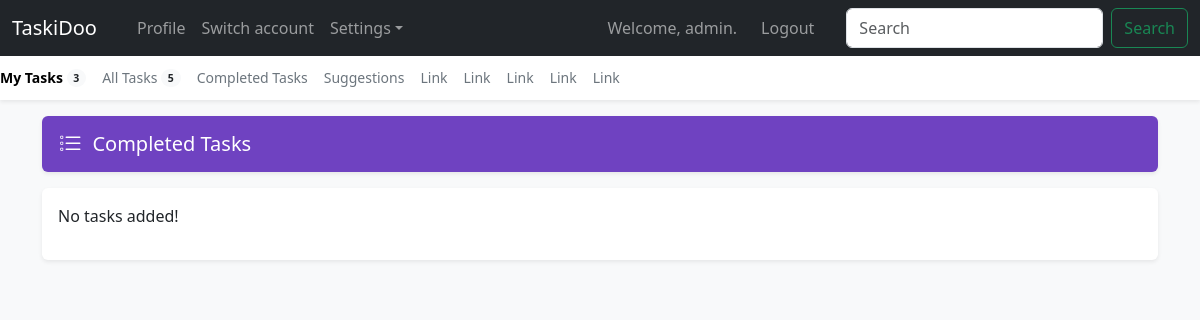
The app's page /completed_tasks/ (signed in), older data.
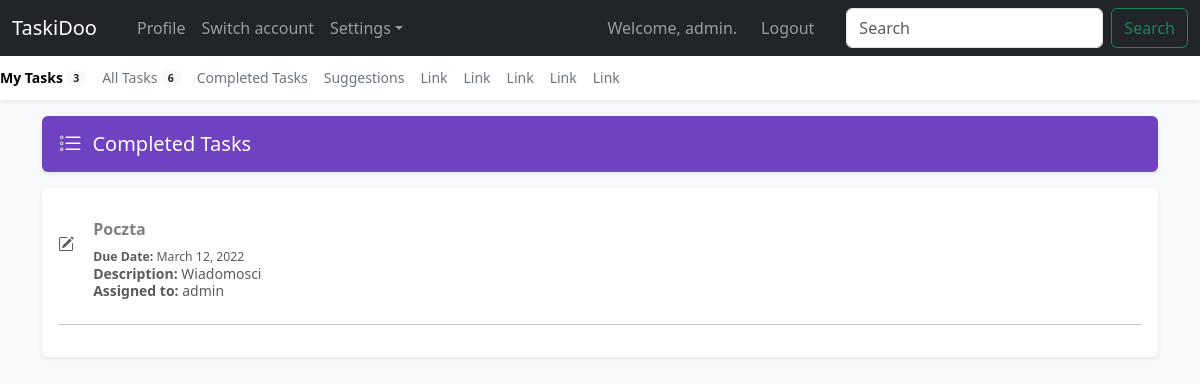
The same page, newer data.
### todo_apps/models.py (models this page shows, shortened)
class Task(models.Model):
    text_title = models.CharField(max_length=200)
    text_desc = models.TextField(max_length=10000, default='')
    date_added = models.DateTimeField(auto_now_add=True)
    owner = models.ForeignKey(User, on_delete=models.CASCADE)
    comment = models.TextField(max_length=10000, default='')
    date_due = models.DateField()
    status = models.BooleanField(default=False)

### todo_apps/views.py (the view)
# urls.py: path('completed_tasks/', views.completed_tasks, name="completed_tasks"),
@login_required
def completed_tasks(request):
    completed_tasks = Task.objects.filter(status=True).order_by('date_due')
    all_tasks = Task.objects.filter(status=False)
    tasks = Task.objects.filter(owner=request.user, status=False)
    context = {'completed_tasks': completed_tasks, 'all_tasks': all_tasks, 'tasks': tasks}
    return render(request, 'todo_apps/completed_tasks.html', context)

### todo_apps/templates/todo_apps/completed_tasks.html (shortened to what this page needs)
{% extends "todo_apps/base.html" %}
{% block content %}
<main class="container">
    <div class="d-flex align-items-center p-3 my-3 text-white bg-purple rounded shadow-sm">
        <div class="lh-1">
            <h1 class="h5 mb-0 text-white lh-1">Completed Tasks</h1>
        </div>
    </div>
    <div class="my-3 p-3 bg-body rounded shadow-sm">
        {% for task in completed_tasks %}
            <div class="d-flex text-muted pt-3">
            <p class="pb-2 mb-0 small lh-sm" hx-trigger="click" hx-get="{% url 'todo_apps:edit_task' task.id %}" hx-target="#dialog">
                <a class="myBtn d-block text-decoration-none task-item h6"><strong>{{ task.text_title }}</strong></a>
                <small><strong>Due Date:</strong> {{ task.date_due }}</small></br>
                <strong>Description:</strong> {{ task.text_desc }}</br>
                <strong>Assigned to:</strong> {{ task.owner }}
            </p>
            </div>
            <hr style="background-color: #dee2e6 1px solid">
        {% empty %}
            <p>No tasks added!</p>
        {% endfor %}
    </div>
    </main>
{% endblock content %}

### todo_apps/templates/todo_apps/base.html (shortened to what this page needs)
{% load bootstrap5 %}
<!doctype html>
<html lang="en">
  <head>
    {% bootstrap_css %}
  </head>
  {% if user.is_authenticated %}
  <body class="bg-light">
        <nav class="navbar navbar-expand-lg fixed-top navbar-dark bg-dark" aria-label="Main navigation">
        <div class="container-fluid">
            <a class="navbar-brand" href="{% url 'todo_apps:index' %}">TaskiDoo</a>
            <div class="navbar-collapse offcanvas-collapse" id="navbarsExampleDefault">
            <ul class="navbar-nav me-auto mb-2 mb-lg-0">
                <li class="nav-item">
                  <a class="nav-link"></a>
                  </li>
                <li class="nav-item">
                <a class="nav-link" href="#">Profile</a>
                </li>
                <li class="nav-item">
                <a class="nav-link" href="#">Switch account</a>
                </li>
                <li class="nav-item dropdown">
                <a class="nav-link dropdown-toggle" href="#" id="dropdown01" data-bs-toggle="dropdown" aria-expanded="false">Settings</a>
                </li>
            </ul>
            <ul class="navbar-nav me-0 mb-5 mb-lg-0">
            {% if user.is_authenticated %}
            <li class="nav-item me-2">
            <a class="nav-link">Welcome, {{ user.username }}.</a>
            </li>
            <li class="nav-item me-4">
                <a class="nav-link" href="{% url 'users:logout' %}">Logout</a>
            </li>
            {% endif %}
            <form class="d-flex">
                <input class="form-control me-2" type="search" placeholder="Search" aria-label="Search">
                <button class="btn btn-outline-success" type="submit">Search</button>
            </form>
            </div>
        </div>
        </nav>
        <div class="nav-scroller bg-body shadow-sm">
        <nav class="nav nav-underline" aria-label="Secondary navigation">
            <a class="nav-link active" aria-current="page" href="{% url 'todo_apps:tasks' %}">
              My Tasks
            <span class="badge bg-light text-dark rounded-pill align-text-bottom">{{ tasks.count }}</span>
            </a>
            <a class="nav-link" href="{% url 'todo_apps:all_tasks' %}">
              All Tasks
            <span class="badge bg-light text-dark rounded-pill align-text-bottom">{{ all_tasks.count}}</span>
            </a>
            <a class="nav-link" href="{% url 'todo_apps:completed_tasks' %}">Completed Tasks</a>
            <a class="nav-link" href="#">Suggestions</a>
            <a class="nav-link" href="#">Link</a>
            <a class="nav-link" href="#">Link</a>
            <a class="nav-link" href="#">Link</a>
            <a class="nav-link" href="#">Link</a>
            <a class="nav-link" href="#">Link</a>
        </nav>
        </div>
{% endif %}
{% block content %} {% endblock content %}
  </body>
</html>

Row changes from the older to the newer data that the page shows:
now on this page (row edited): Task: text_title "Poczta", date_due "March 12, 2022", text_desc "Wiadomosci", owner "admin"
Text that changed along with them:
{{ all_tasks.count }}: "5" → "6"
text no longer shown: "No tasks added!"
